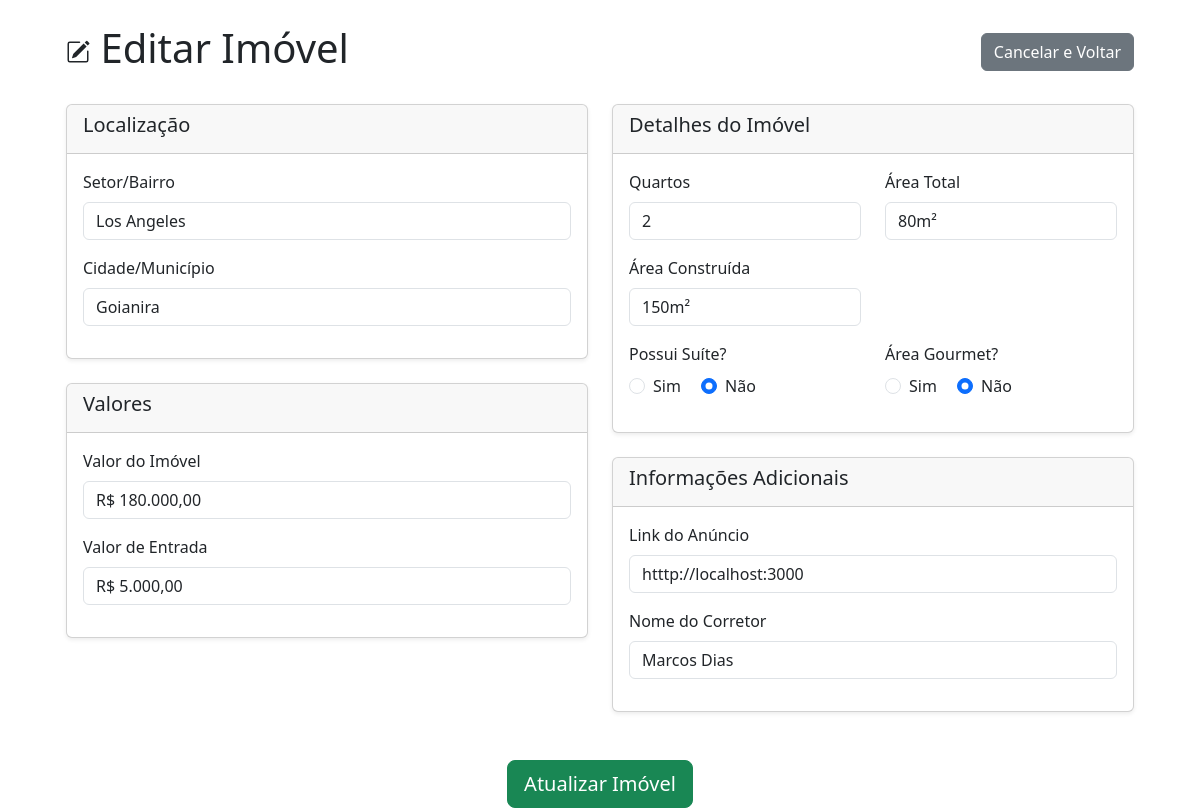
Page /editar/4 on the earlier database version.
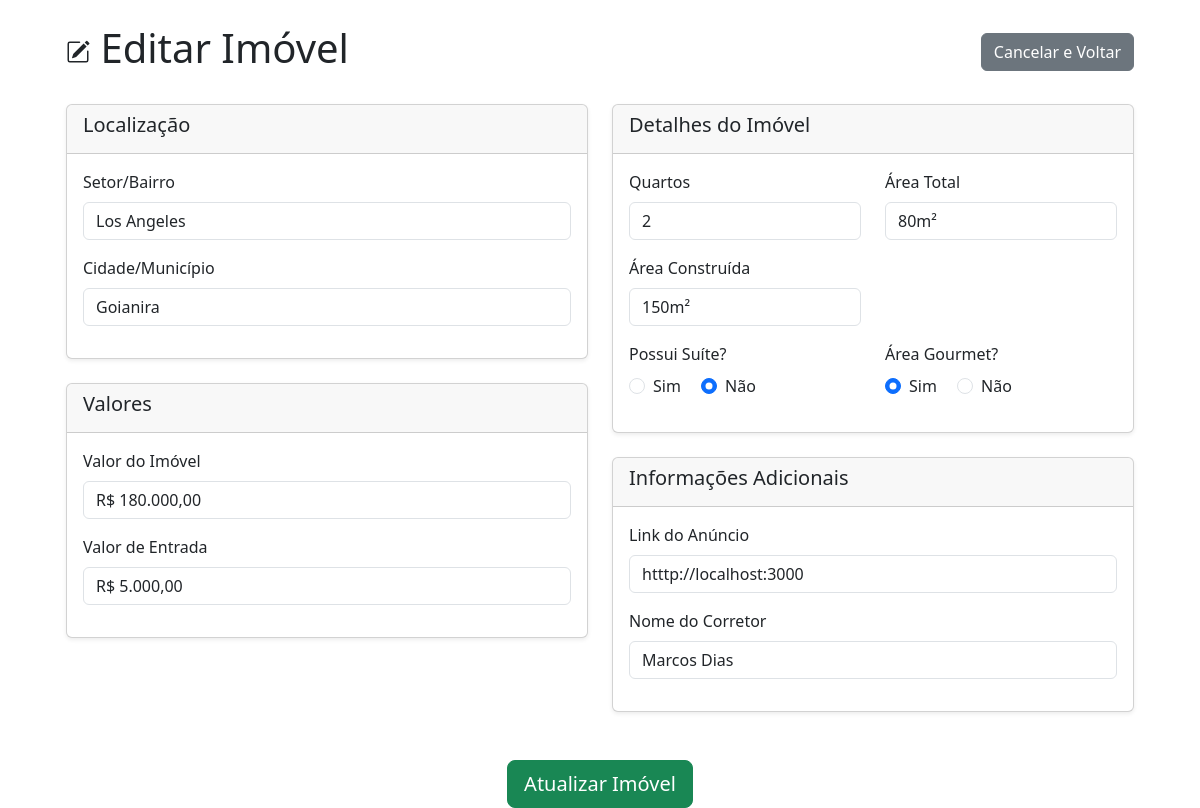
Same page on the later database version.
### models.py (models this page shows, shortened)
class Imoveis(db.Model):
    __tablename__ = 'Imoveis'
    id = db.Column(db.Integer, primary_key=True,autoincrement=True)
    bairro = db.Column(db.String, nullable=False)
    cidade = db.Column(db.String, nullable=False)
    estado = db.Column(db.String, nullable=False, default='Go')
    preco = db.Column(db.Integer, nullable=False)
    quartos = db.Column(db.Integer, nullable=False)
    area_total = db.Column(db.String)
    area_construida = db.Column(db.String)
    area_gourmet = db.Column(db.String)
    suite = db.Column(db.String)
    valor_entrada = db.Column(db.Integer)
    link_anuncio = db.Column(db.String, nullable=False)
    id_corretor = db.Column(db.Integer, db.ForeignKey('Corretores.id'), nullable=False)
    corretor = db.relationship('Corretores', backref='Imoveis')

### routes.py (the view)
@rotas.route('/editar/<int:id>')
def editar(id):
  imovel = Imoveis.query.filter_by(id=id).first()
  corretores = Corretores.query.all()
  return render_template('edit_imovel.html',imovel=imovel,corretores=corretores)

### templates/edit_imovel.html (shortened to what the changed rows need)
{% extends 'base.html' %}
{% block content %}
<div class="container mt-4">
    <div class="d-flex justify-content-between align-items-center mb-4">
        <h1> Editar Imóvel</h1>
    </div>
    <form action="{{url_for('rotas.atualizar')}}" method="POST">
        <div class="row">
            <div class="col-md-6">
                <div class="card shadow-sm mb-4">
                    <div class="card-body">
                        <div class="mb-3">
                            <label for="bairro" class="form-label">Setor/Bairro</label>
                            <input type="text" class="form-control" id="bairro" name="bairro" value="{{imovel.bairro}}" required>
                        </div>
                        <div class="mb-3">
                            <label for="cidade" class="form-label">Cidade/Município</label>
                           <select class="form-control" id="cidade" name="cidade" required>
                             <option value="{{imovel.cidade}}" selected>{{imovel.cidade}}</option>
                            </select>
                        </div>
                    </div>
                </div>
                <div class="card shadow-sm mb-4">
                    <div class="card-body">
                        <div class="mb-3">
                            <label for="preco" class="form-label">Valor do Imóvel</label>
                            <input type="text" class="form-control money" id="preco" name="preco" value="{{imovel.preco}}" required>
                        </div>
                    </div>
                </div>
            </div>
            <div class="col-md-6">
                <div class="card shadow-sm mb-4">
                    <div class="card-body">
                         <div class="row">
                            <div class="col-sm-6 mb-3">
                                <label for="quartos" class="form-label">Quartos</label>
                                <select class="form-control" id="quartos" name="quartos" required>
                                 <option value="{{imovel.quartos}}" selected>{{imovel.quartos}}</option>
                                </select>
                            </div>
                            <div class="col-sm-6 mb-3">
                                <label for="area_total" class="form-label">Área Total</label>
                                <input type="text" class="form-control area" id="area_total" name="area_total" value="{{imovel.area_total}}" required>
                            </div>
                             <div class="col-sm-6 mb-3">
                                <label for="area_construida" class="form-label">Área Construída</label>
                                <input type="text" class="form-control area" id="area_construida" name="area_construida" value="{{imovel.area_construida}}" required>
                            </div>
                        </div>
                        <div class="row">
                           <div class="col-sm-6 mb-3">
                                <div class="form-check form-check-inline">
                                    <input class="form-check-input" type="radio" name="suite" id="suiteSim" value="Sim" {% if imovel.suite == 'Sim' %}checked{% endif %} required>
                                    <label class="form-check-label" for="suiteSim">Sim</label>
                                </div>
                                <div class="form-check form-check-inline">
                                    <input class="form-check-input" type="radio" name="suite" id="suiteNao" value="Não" {% if imovel.suite == 'Não' %}checked{% endif %}>
                                    <label class="form-check-label" for="suiteNao">Não</label>
                                </div>
                            </div>
                           <div class="col-sm-6 mb-3">
                                <div class="form-check form-check-inline">
                                    <input class="form-check-input" type="radio" name="area_gourmet" id="gourmetSim" value="Sim" {% if imovel.area_gourmet == 'Sim' %}checked{% endif %} required>
                                    <label class="form-check-label" for="gourmetSim">Sim</label>
                                </div>
                                <div class="form-check form-check-inline">
                                    <input class="form-check-input" type="radio" name="area_gourmet" id="gourmetNao" value="Não" {% if imovel.area_gourmet == 'Não' %}checked{% endif %}>
                                    <label class="form-check-label" for="gourmetNao">Não</label>
                                </div>
                            </div>
                        </div>
                    </div>
                </div>
                <div class="card shadow-sm mb-4">
                    <div class="card-body">
                         <div class="mb-3">
                            <label for="link" class="form-label">Link do Anúncio</label>
                            <input type="url" class="form-control" id="link" name="link_anuncio" value="{{imovel.link_anuncio}}" required>
                        </div>
                    </div>
                </div>
            </div>
        </div>
    </form>
</div>
{% endblock %}

Differences in the rows shown:
changed Imoveis "Los Angeles": area_gourmet "☐ Sim" → "☑ Sim"; area_gourmet "☑ Não" → "☐ Não"
